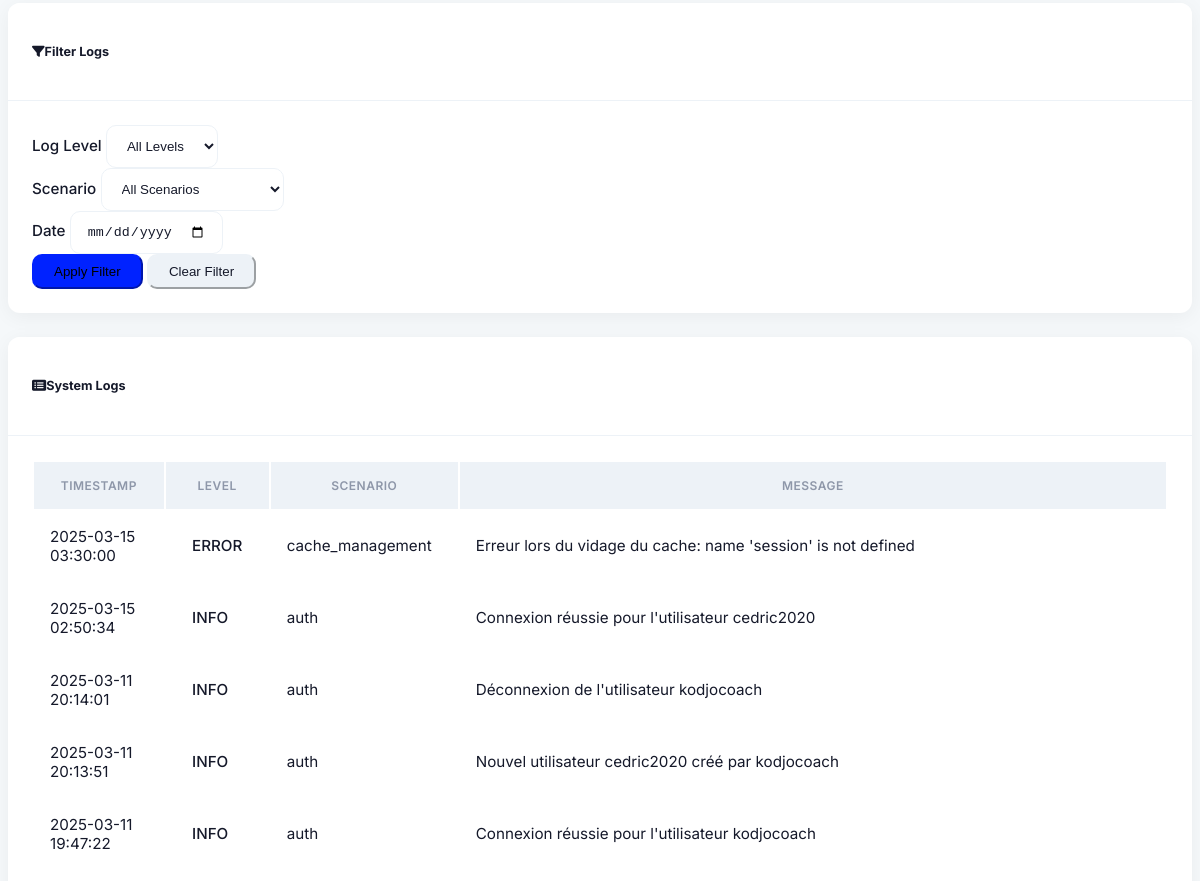
The page /logs (signed in, middle part) on the database as committed earlier.
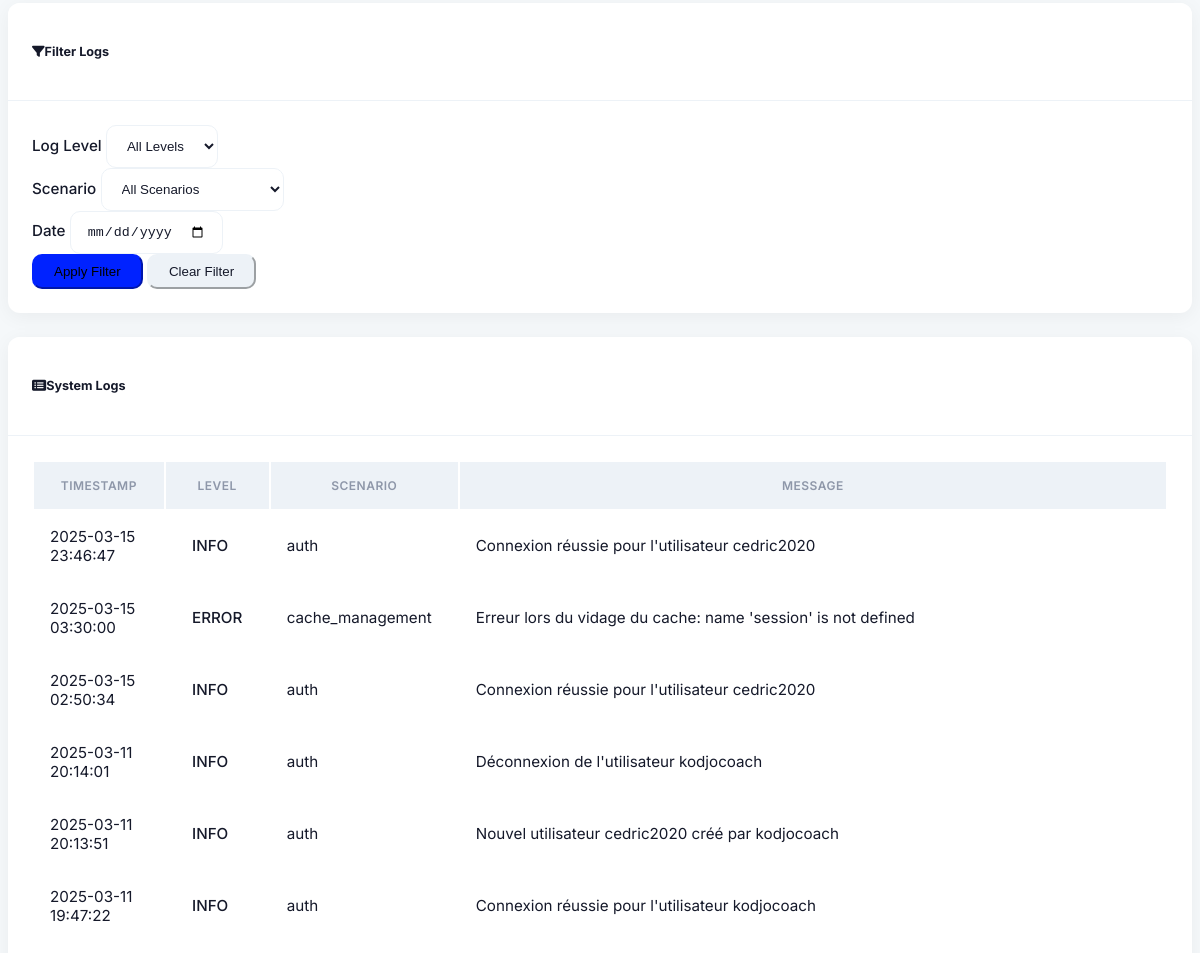
The same page on the database as committed later.
### models.py (models this page shows, shortened)
class Log(db.Model):
    id = db.Column(db.Integer, primary_key=True)
    level = db.Column(db.String(20), nullable=False)  # INFO, WARNING, ERROR
    scenario = db.Column(db.String(100), nullable=True)  # Which scenario the log is related to
    message = db.Column(db.Text, nullable=False)
    timestamp = db.Column(db.DateTime, default=datetime.utcnow)

### routes.py (the view)
    @app.route('/logs')
    @login_required
    def logs():
        all_logs = Log.query.order_by(Log.timestamp.desc()).all()
        return render_template('logs.html', logs=all_logs)

### app.py (called while the page is built)
@login_manager.user_loader
def load_user(user_id):
    from models import User
    return User.query.get(int(user_id))

### templates/logs.html (shortened to what this page needs)
{% extends 'layout.html' %}
{% block content %}
<div class="card mb-4">
    <div class="card-header bg-secondary text-white">
        <h5 class="mb-0"><i class="fas fa-filter me-2"></i>Filter Logs</h5>
    </div>
    <div class="card-body">
        <form id="filterForm" class="row g-3">
            <div class="col-md-4">
                <label for="level-filter" class="form-label">Log Level</label>
                <select id="level-filter" class="form-select">
                    <option value="all">All Levels</option>
                </select>
            </div>
            <div class="col-md-4">
                <label for="scenario-filter" class="form-label">Scenario</label>
                <select id="scenario-filter" class="form-select">
                    <option value="all">All Scenarios</option>
                </select>
            </div>
            <div class="col-md-4">
                <label for="date-filter" class="form-label">Date</label>
                <input type="date" id="date-filter" class="form-control">
            </div>
            <div class="col-12 text-end">
                <button type="button" id="apply-filter" class="btn btn-primary">Apply Filter</button>
                <button type="button" id="clear-filter" class="btn btn-secondary">Clear Filter</button>
            </div>
        </form>
    </div>
</div>
<div class="card">
    <div class="card-header bg-info text-white">
        <h5 class="mb-0"><i class="fas fa-list-alt me-2"></i>System Logs</h5>
    </div>
    <div class="card-body">
        {% if logs %}
        <div class="table-responsive">
            <table class="table table-striped table-hover" id="logs-table">
                <thead>
                    <tr>
                        <th>Timestamp</th>
                        <th>Level</th>
                        <th>Scenario</th>
                        <th>Message</th>
                    </tr>
                </thead>
                <tbody>
                    {% for log in logs %}
                    <tr class="log-row"
                        data-level="{{ log.level }}"
                        data-scenario="{{ log.scenario }}"
                        data-date="{{ log.timestamp.strftime('%Y-%m-%d') }}">
                        <td>{{ log.timestamp.strftime('%Y-%m-%d %H:%M:%S') }}</td>
                        <td>
                            {% if log.level == 'INFO' %}
                                <span class="badge bg-info text-dark">INFO</span>
                            {% elif log.level == 'WARNING' %}
                                <span class="badge bg-warning text-dark">WARNING</span>
                            {% elif log.level == 'ERROR' %}
                                <span class="badge bg-danger">ERROR</span>
                            {% endif %}
                        </td>
                        <td>{{ log.scenario or 'System' }}</td>
                        <td>{{ log.message }}</td>
                    </tr>
                    {% endfor %}
                </tbody>
            </table>
        </div>
        {% else %}
        <div class="alert alert-info">No logs available.</div>
        {% endif %}
    </div>
</div>
{% endblock %}

Rows that differ between the two databases and show on the page:
added Log: timestamp "2025-03-15 23:46:47", level "INFO", scenario "auth", message "Connexion réussie pour l'utilisateur cedric2020"
